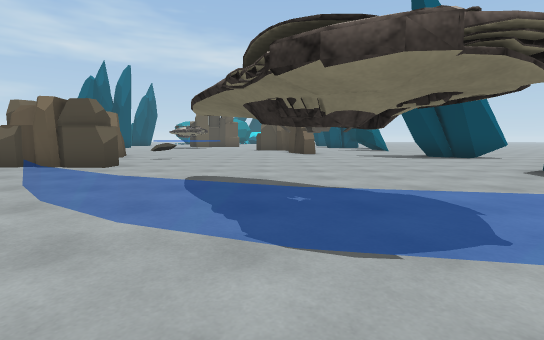
View 1 (above)

18 first-person views from a walk through a Unity game level. The camera is 1.2 m above the floor, tilts 6° down and sees 85° across. The floor is counted in squares, 2 m on a side. Each view is taken from the middle of a square. On the plan, view 1 faces up. The plan holds only what a view shows up to about 9 squares ahead; the rest is blank. The place goes on beyond the plan. The player character is not drawn. Some animated figures are not drawn. Some surface patterns are stand-ins.

View 2
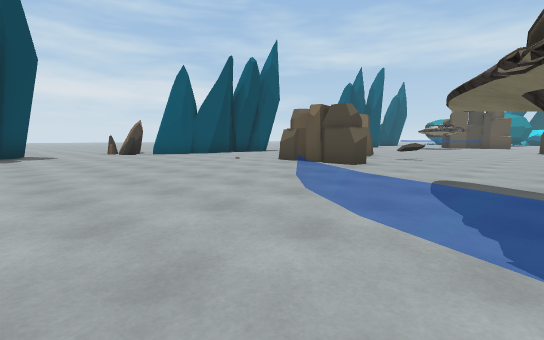

View 3
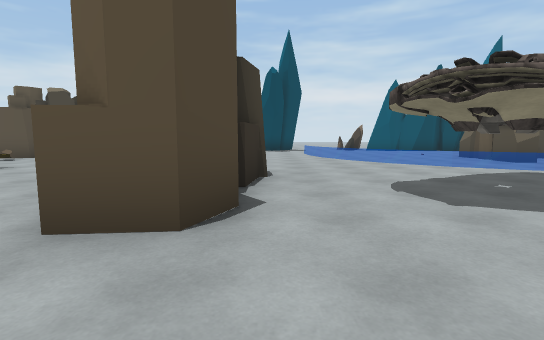

View 4
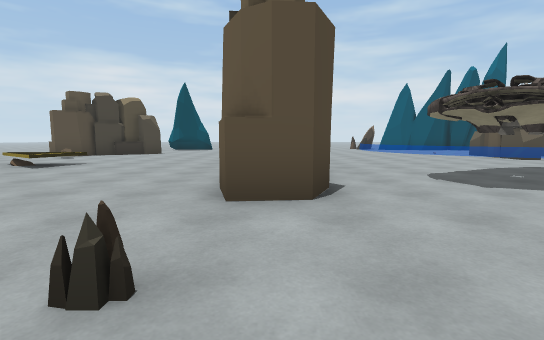

View 5
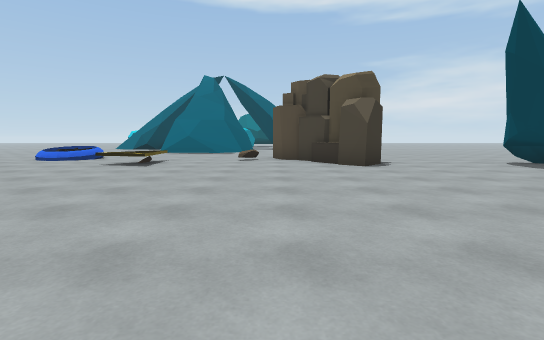

View 6
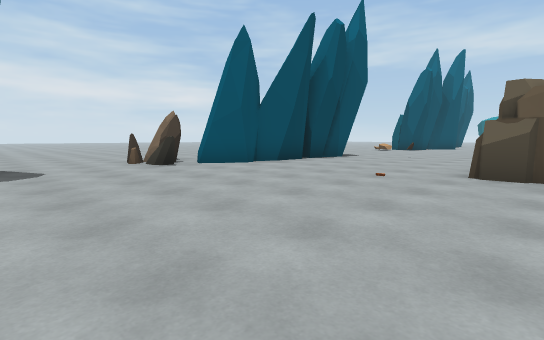

View 7
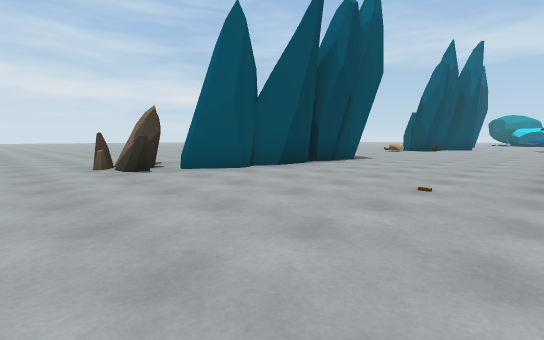

View 8
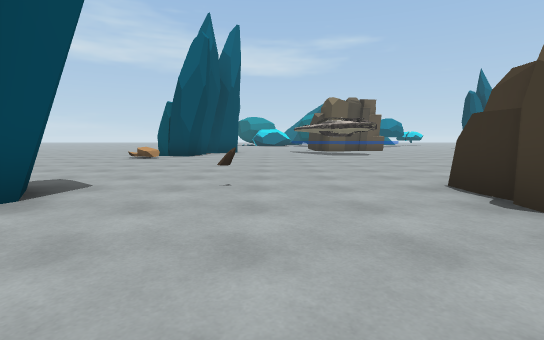

View 9
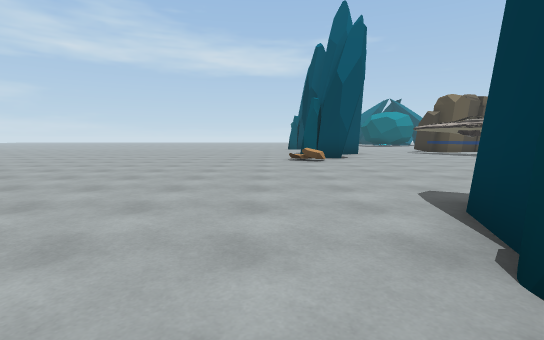

View 10
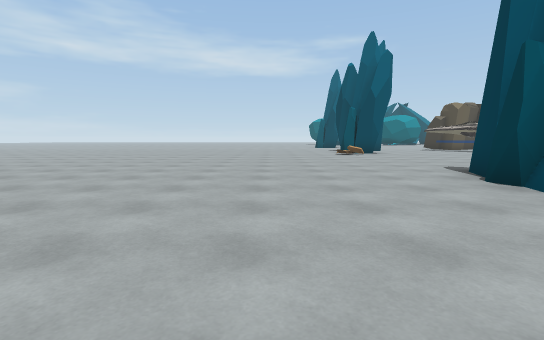

View 11
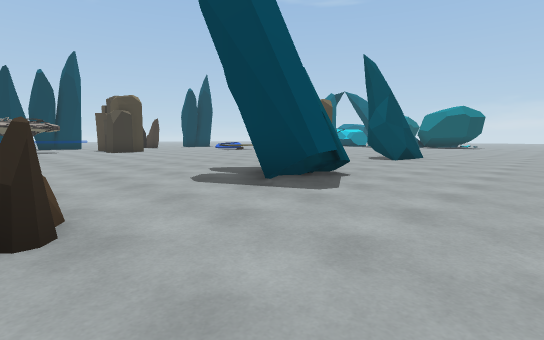

View 12
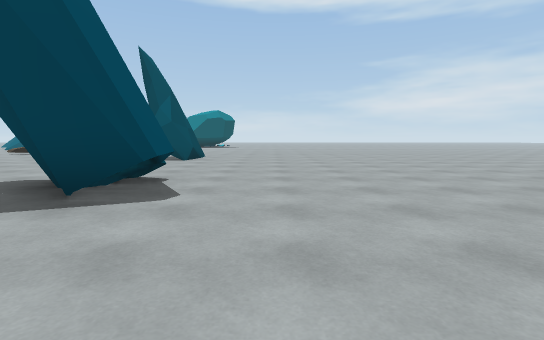

View 13
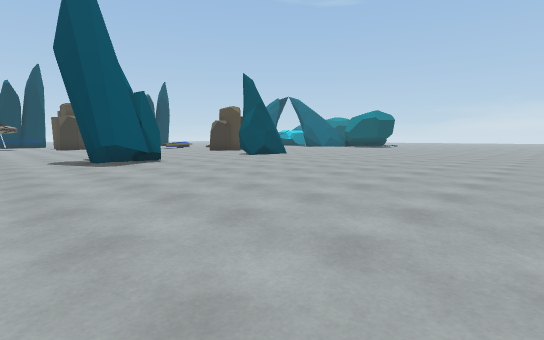

View 14
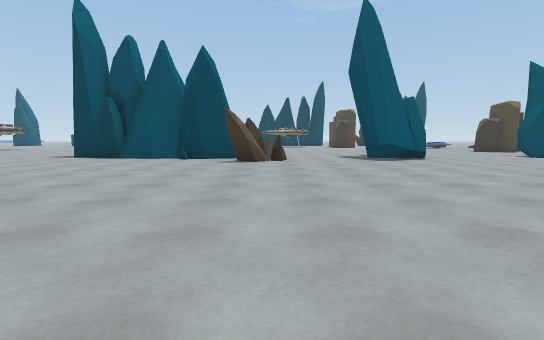

View 15
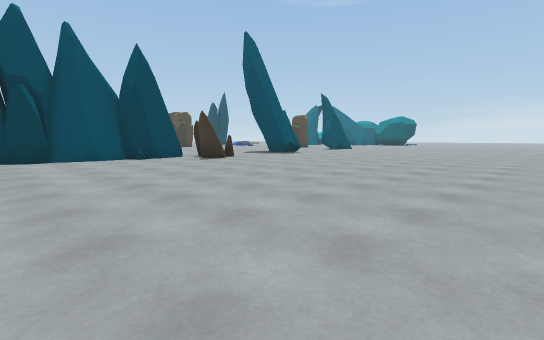

View 16
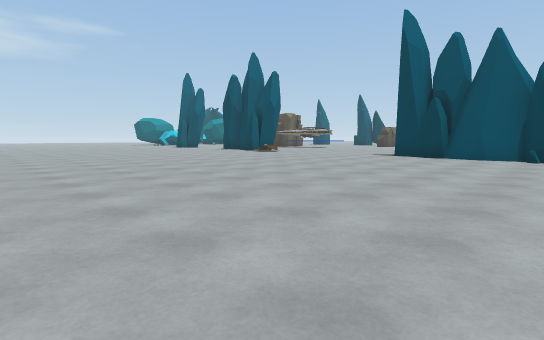

View 17
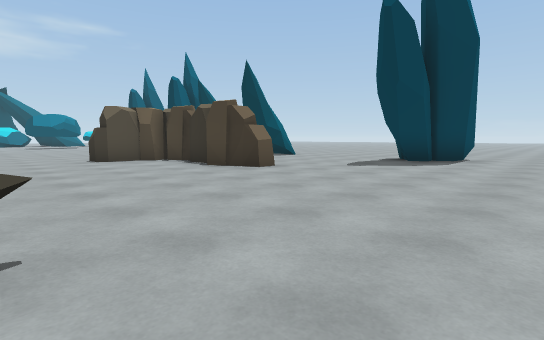

View 18
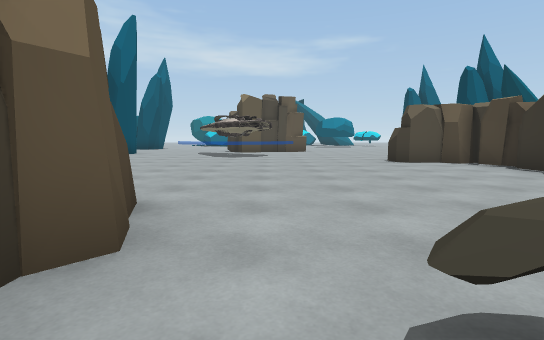

### Floor plan
Key: @ floor where view 1 was taken; # wall or solid block; x gap in a wall; . floor; / step, stairs or slope; = window, fence, low wall or low ledge; R rock.
Columns run from 22 left of view 1 to 8 right of it. Each row starts with its distance up from view 1.
 17  .........RR....===...
 16  .........R...........##
 15 .......................#
 14 .......................#
 13 .......................# ..
 12 .......................#....
 11 .............R..............
 10 ...........#.....#.........##
  9 ..........RR.....#.R........##.
  8 ..........##.....#.............
  7 ..........##....###..........
  6 ..........##.................
  5  ........RR................
  4  ........RR........... ==..
  3  ....................=##=.
  2  ....................=##.
  1  .........#..........==.=.
  0   ........##.........x@....
 -1   ..................  ###...
 -2   .......... .............R
 -3   .......... .............
 -4  ........................
 -5  ..........#............
 -6   ..... ...R...#....==..
 -7    ...  .......##...=....
 -8    ..     ....  ##..../ =

Where each view was taken, in squares from view 1:
view 1: 0 up, 0 right, facing up
view 2: 0 up, 0 right, facing up-left
view 3: 0 up, 4 right, facing left
view 4: 1 down, 5 right, facing left
view 5: 1 up, 5 left, facing down
view 6: 1 up, 5 left, facing up-left
view 7: 2 up, 6 left, facing up-left
view 8: 7 up, 8 left, facing up
view 9: 8 up, 13 left, facing up
view 10: 5 up, 15 left, facing up
view 11: 4 up, 15 left, facing down-right
view 12: 4 up, 14 left, facing down
view 13: 3 up, 20 left, facing down-right
view 14: 4 up, 21 left, facing right
view 15: 10 up, 21 left, facing down-right
view 16: 6 up, 22 left, facing up-right
view 17: 7 up, 3 left, facing up-right
view 18: 8 up, 4 left, facing up
